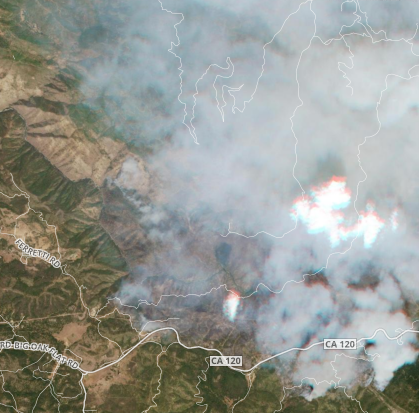
#> input picture Marissa/ics/Aug13.png, 419 x 413 px
$ python detect_color.py --image Aug13.png
#> lines starting #> are read from the running program, lines starting #| are printed output that depends on the picture; after the words box and inside, x2 and y2 are one past the last pixel; in counts of white or black regions, pixels touching at a corner belong together
# USAGE
# python detect_color.py --image pokemon_games.png

# import the necessary packages
import numpy as np
import argparse
import cv2

# construct the argument parse and parse the arguments
ap = argparse.ArgumentParser()
ap.add_argument("-i", "--image", help = "path to the image")
args = vars(ap.parse_args())

# load the image
image = cv2.imread(args["image"])
#> image is the input picture: shape (413, 419, 3); mean B, G, R 147.4, 153, 149.8

# define the list of boundaries
boundaries = [
	([17, 15, 100], [50, 56, 200]),
	([86, 31, 4], [220, 88, 50]),
	([25, 146, 190], [62, 174, 250]),
	([103, 86, 65], [145, 133, 128])
]

sensitivity = 8;
lower = [60 - sensitivity, 100, 50]
upper = [60 + sensitivity, 255, 255]
# loop over the boundaries
	# create NumPy arrays from the boundaries
lower = np.array(lower, dtype = "uint8")
upper = np.array(upper, dtype = "uint8")

# find the colors within the specified boundaries and apply
# the mask
mask = cv2.inRange(image, lower, upper)
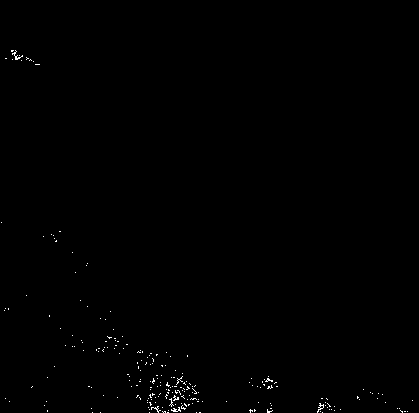
#> mask: shape (413, 419); 0.35% white in thin lines or dots, all inside (x1, y1, x2, y2) = (1, 50, 413, 413)
output = cv2.bitwise_and(image, image, mask = mask)

# show the images
cv2.imshow("images", np.hstack([image, output]))
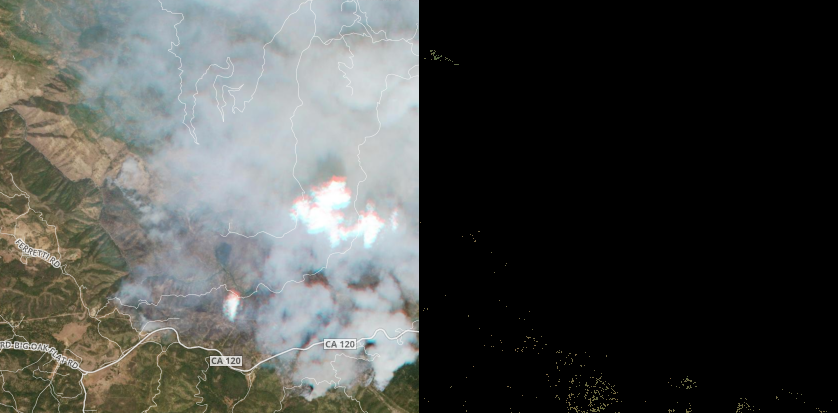
#> window 'images': shape (413, 838, 3); mean B, G, R 73.8, 76.7, 75.1
cv2.waitKey(0)
